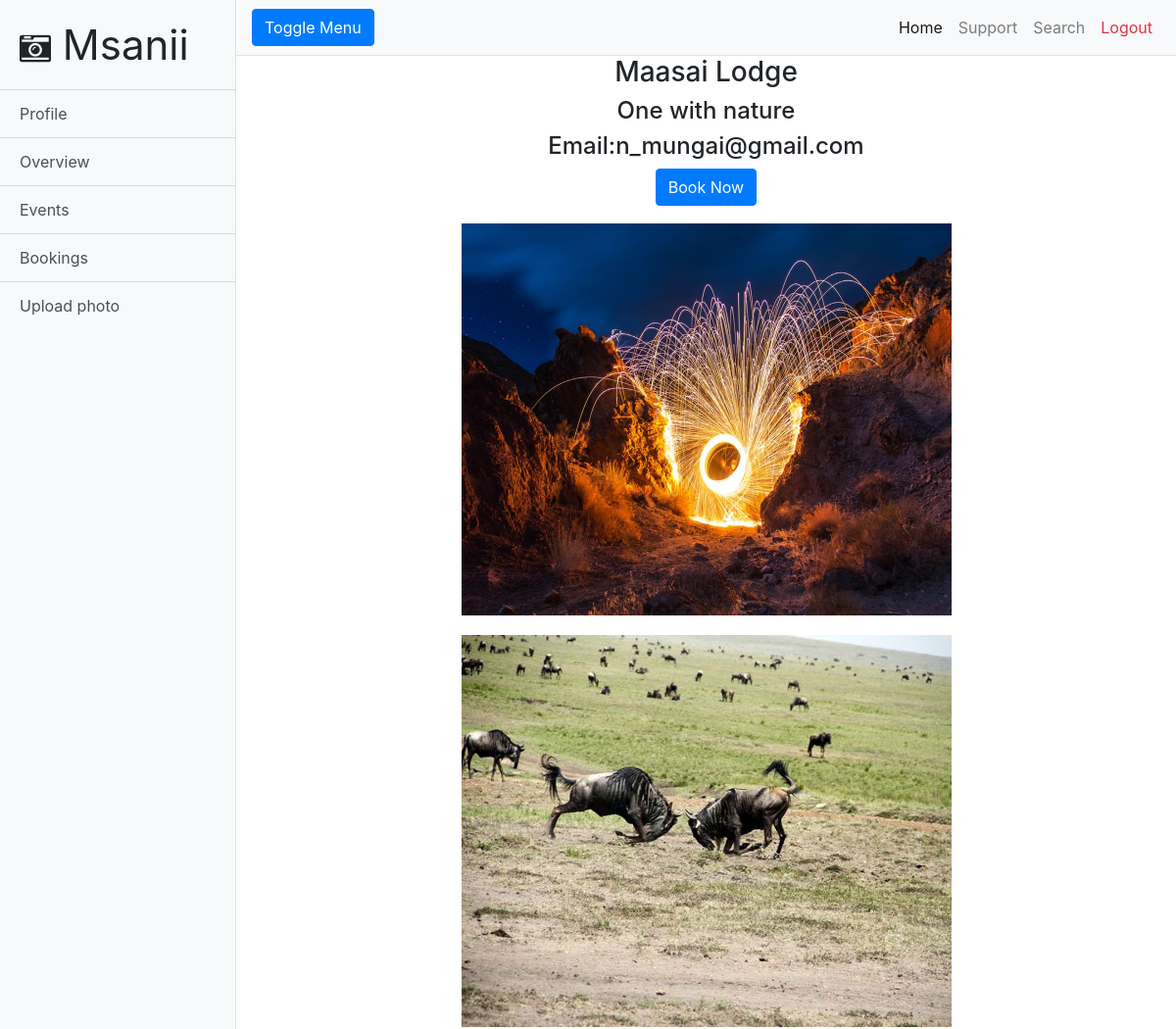
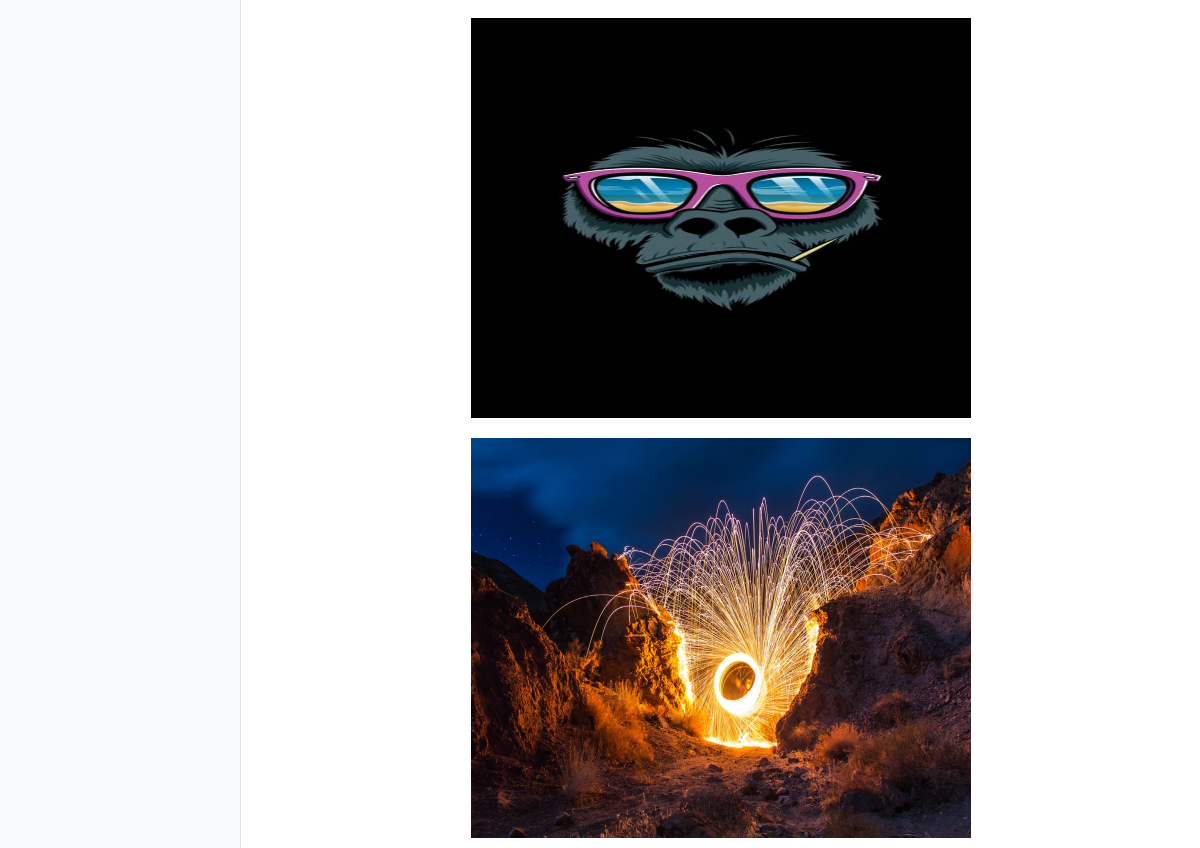
The page /location.php?id=4 on the database as committed earlier (2 pictures, top to bottom).
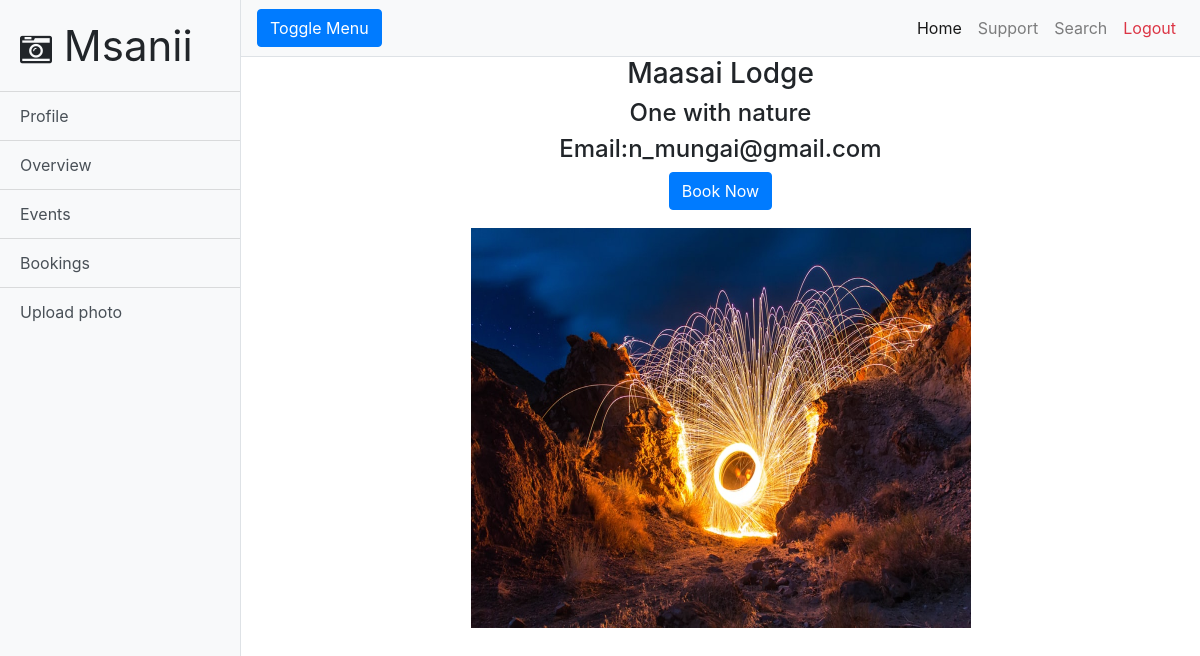
The same page on the database as committed later.
### tables this page shows
CREATE TABLE `owner` (
  `owner_id` int(11) NOT NULL,
  `first_name` tinytext DEFAULT NULL,
  `last_name` tinytext DEFAULT NULL,
  `username` text NOT NULL,
  `phone_number` text DEFAULT NULL,
  `email` varchar(35) DEFAULT NULL,
  `password` text DEFAULT NULL,
  `verified` text NOT NULL
);

CREATE TABLE `images` (
  `image_id` int(11) NOT NULL,
  `image_name` varchar(60) DEFAULT NULL,
  `location_id` int(11) DEFAULT NULL,
  `model_id` int(11) DEFAULT NULL,
  `photographer_id` int(11) DEFAULT NULL,
  `caption` text NOT NULL,
  `date_uploaded` timestamp NOT NULL DEFAULT current_timestamp()
);

### location.php (the view, shortened to what this page needs)
<!DOCTYPE html>
<html lang="en">
<head>
  <link href="vendor/bootstrap/css/bootstrap.min.css" rel="stylesheet">
  <link href="css/simple-sidebar.css" rel="stylesheet">
  <link rel="stylesheet" href="https://cdnjs.cloudflare.com/ajax/libs/font-awesome/4.7.0/css/font-awesome.min.css">
</head>
<body>
  <div class="d-flex" id="wrapper">
    <div class="bg-light border-right" id="sidebar-wrapper">
      <div class="sidebar-heading" style="font-size: 42px">
        <i class="fa fa-camera-retro" style="font-size: 32px"></i>&nbsp;Msanii
      </div>
      <div class="list-group list-group-flush">
        <a href="profile.php" class="list-group-item list-group-item-action bg-light">Profile</a>
        <a href="#" class="list-group-item list-group-item-action bg-light">Overview</a>
        <a href="#" class="list-group-item list-group-item-action bg-light">Events</a>
        <a href="booking.php" class="list-group-item list-group-item-action bg-light">Bookings</a>
        <a href="uploadPhoto.php" class="list-group-item list-group-item-action bg-light">Upload photo</a>
      </div>
    </div>
    <div id="page-content-wrapper">
      <nav class="navbar navbar-expand-lg navbar-light bg-light border-bottom">
        <button class="btn btn-primary" id="menu-toggle">Toggle Menu</button>
        <div class="collapse navbar-collapse" id="navbarSupportedContent">
          <ul class="navbar-nav ml-auto mt-2 mt-lg-0">
            <li class="nav-item active">
              <a class="nav-link" href="profile.php">Home<span class="sr-only">(current)</span></a>
            </li>
            <li class="nav-item">
              <a class="nav-link" href="#">Support</a>
            </li>
            <li class="nav-item">
              <a class="nav-link" href="search.php">Search</a>
            </li>
            <li class="nav-item">
              <a class="nav-link text-danger" href="logout.php">Logout</a>
            </li>
          </ul>
        </div>
      </nav>
      <div class="container-fluid" style="text-align: center">
        <?php
          require 'connect.php';
          $location_id = $_GET["id"];
          $sql = "SELECT * FROM location WHERE (location_id = '$location_id')";
          $result = $conn -> query($sql);
          if ($row = $result -> fetch_assoc()) {
            $location_name = $row["location_name"];
            echo "<h3>".$location_name."</h3>";
            echo "<h4>".$row["description"]."</h4>";
            $sql="SELECT email FROM owner WHERE owner_id=".$row["owner_id"];
            $result1 = $conn -> query($sql);
            if ($result1 -> num_rows > 0) {
              while ($row1 = $result1 -> fetch_assoc()) {
                echo "<h4>Email:".$row1["email"]."</h4>";
              }
            }
            echo "<h4><a class=\"btn btn-primary\" href=\"booking.php?locID=".$row["location_id"]."\">Book Now</a></h4>";
          }
          $sql = "SELECT * FROM images WHERE (location_id = '$location_id')";
          $result = $conn -> query($sql);
          if ($result -> num_rows > 0) {
            while ($row = $result -> fetch_assoc()) {
              echo "<img src = \"uploads/".$row["image_name"]."\" id=\"locImg\">";
            }
          }
         ?>
      </div>
    </div>
  </div>
</body>
</html>

Rows that differ between the two databases and show on the page:
removed images: image_name (picture)
removed images: image_name (picture)
removed images: image_name (picture)
